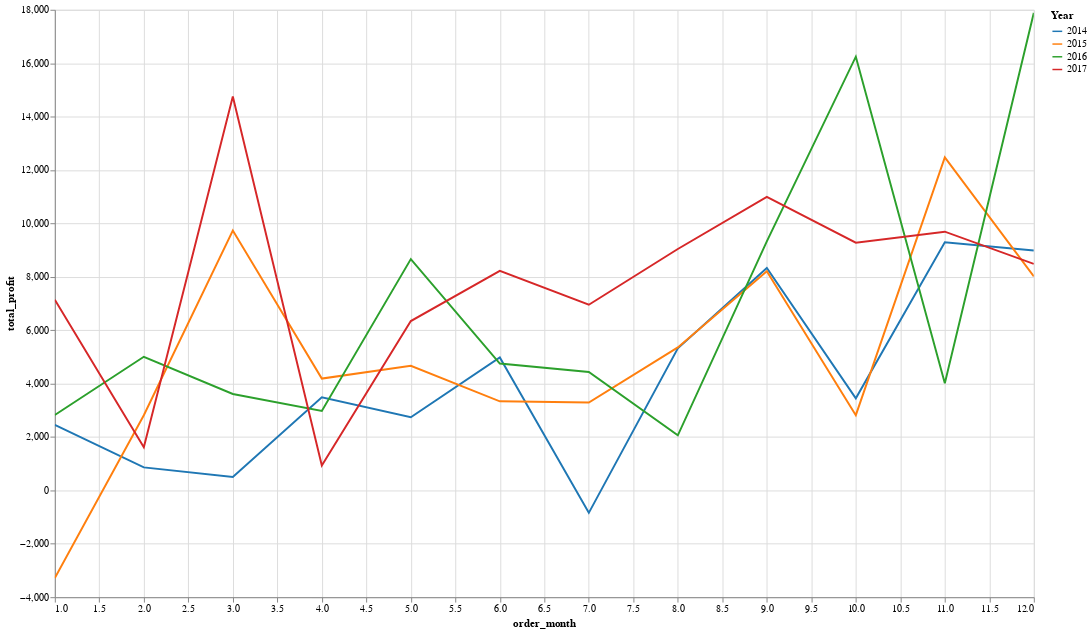

The code cell stored with this chart in its notebook:
### Code cell
a.plot.line(
    x="order_month",
    y="total_profit",
    color=alt.Color(
        "order_year:N",
        scale=alt.Scale(scheme="category10"),
        legend=alt.Legend(title="Year"),
    ),
).properties(width=1000, height=600)

### Figure 1 — Vega-Lite specification as saved in the notebook (floating-point values rounded to 4 significant figures)
{"config": {"view": {"continuousWidth": 300, "continuousHeight": 300}}, "data": {"name": "data-9c299db39fb4b7f08791e56c5029aadb"}, "mark": {"type": "line", "tooltip": true}, "encoding": {"color": {"field": "order_year", "legend": {"title": "Year"}, "scale": {"scheme": "category10"}, "type": "nominal"}, "x": {"field": "order_month", "type": "quantitative"}, "y": {"field": "total_profit", "type": "quantitative"}}, "height": 600, "params": [{"name": "param_1", "select": {"type": "interval", "encodings": ["x", "y"]}, "bind": "scales"}], "width": 1000, "$schema": "https://vega.github.io/schema/vega-lite/v5.20.1.json", "datasets": {"data-9c299db39fb4b7f08791e56c5029aadb": [{"order_year": 2014, "order_month": 1, "total_profit": 2450.0}, {"order_year": 2014, "order_month": 2, "total_profit": 862.3}, {"order_year": 2014, "order_month": 3, "total_profit": 498.7}, {"order_year": 2014, "order_month": 4, "total_profit": 3489.0}, {"order_year": 2014, "order_month": 5, "total_profit": 2739.0}, {"order_year": 2014, "order_month": 6, "total_profit": 4977.0}, {"order_year": 2014, "order_month": 7, "total_profit": -841.5}, {"order_year": 2014, "order_month": 8, "total_profit": 5318.0}, {"order_year": 2014, "order_month": 9, "total_profit": 8328.0}, {"order_year": 2014, "order_month": 10, "total_profit": 3448.0}, {"order_year": 2014, "order_month": 11, "total_profit": 9292.0}, {"order_year": 2014, "order_month": 12, "total_profit": 8984.0}, {"order_year": 2015, "order_month": 1, "total_profit": -3281.0}, {"order_year": 2015, "order_month": 2, "total_profit": 2814.0}, {"order_year": 2015, "order_month": 3, "total_profit": 9732.0}, {"order_year": 2015, "order_month": 4, "total_profit": 4188.0}, {"order_year": 2015, "order_month": 5, "total_profit": 4668.0}, {"order_year": 2015, "order_month": 6, "total_profit": 3336.0}, {"order_year": 2015, "order_month": 7, "total_profit": 3289.0}, {"order_year": 2015, "order_month": 8, "total_profit": 5356.0}, {"order_year": 2015, "order_month": 9, "total_profit": 8209.0}, {"order_year": 2015, "order_month": 10, "total_profit": 2817.0}, {"order_year": 2015, "order_month": 11, "total_profit": 12470.0}, {"order_year": 2015, "order_month": 12, "total_profit": 8017.0}, {"order_year": 2016, "order_month": 1, "total_profit": 2825.0}, {"order_year": 2016, "order_month": 2, "total_profit": 5005.0}, {"order_year": 2016, "order_month": 3, "total_profit": 3612.0}, {"order_year": 2016, "order_month": 4, "total_profit": 2978.0}, {"order_year": 2016, "order_month": 5, "total_profit": 8662.0}, {"order_year": 2016, "order_month": 6, "total_profit": 4750.0}, {"order_year": 2016, "order_month": 7, "total_profit": 4433.0}, {"order_year": 2016, "order_month": 8, "total_profit": 2062.0}, {"order_year": 2016, "order_month": 9, "total_profit": 9329.0}, {"order_year": 2016, "order_month": 10, "total_profit": 16240.0}, {"order_year": 2016, "order_month": 11, "total_profit": 4011.0}, {"order_year": 2016, "order_month": 12, "total_profit": 17890.0}, {"order_year": 2017, "order_month": 1, "total_profit": 7140.0}, {"order_year": 2017, "order_month": 2, "total_profit": 1614.0}, {"order_year": 2017, "order_month": 3, "total_profit": 14750.0}, {"order_year": 2017, "order_month": 4, "total_profit": 933.3}, {"order_year": 2017, "order_month": 5, "total_profit": 6343.0}, {"order_year": 2017, "order_month": 6, "total_profit": 8223.0}, {"order_year": 2017, "order_month": 7, "total_profit": 6953.0}, {"order_year": 2017, "order_month": 8, "total_profit": 9041.0}, {"order_year": 2017, "order_month": 9, "total_profit": 10990.0}, {"order_year": 2017, "order_month": 10, "total_profit": 9275.0}, {"order_year": 2017, "order_month": 11, "total_profit": 9690.0}, {"order_year": 2017, "order_month": 12, "total_profit": 8483.0}]}}
